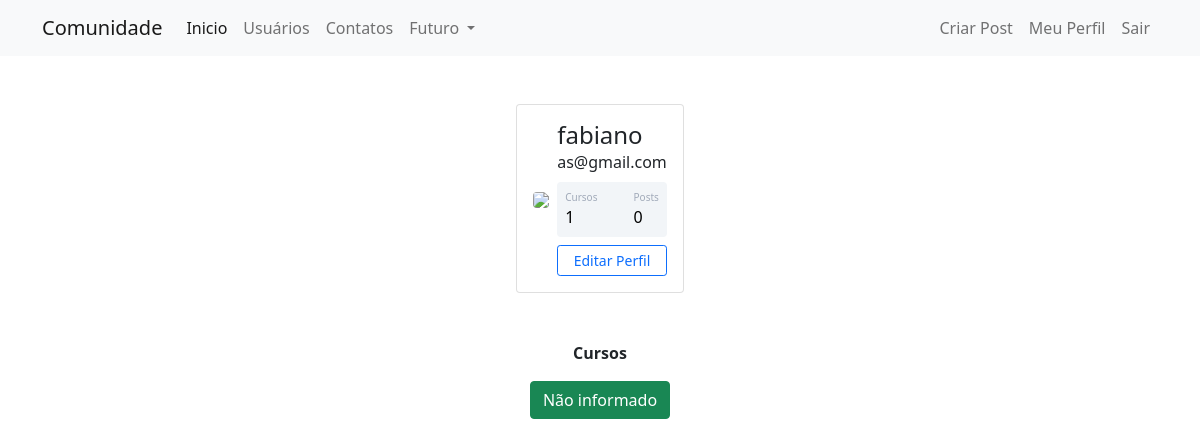
The page /perfil (signed in) on the database its author committed.
### comunidade/models.py (models this page shows)
class Usuario(database.Model, UserMixin):
    id = database.Column(database.Integer, primary_key=True)
    username = database.Column(database.String, nullable=False)
    email = database.Column(database.String, nullable=False, unique=True)
    senha = database.Column(database.String, nullable=False)
    foto_perfil = database.Column(database.String, default='default.jpg')
    posts = database.relationship('Post', backref='autor', lazy=True)
    cursos = database.Column(database.String, nullable=False, default='Não Informado')

### comunidade/routes.py (the view)
@app.route('/perfil')
@login_required
def perfil():
    foto_perfil = url_for('static', filename='fotos_perfil/{}'.format(current_user.foto_perfil))
    return render_template('perfil.html', foto_perfil=foto_perfil)

### comunidade/models.py (called while the page is built)
@login_manager.user_loader
def load_usuario(id_usuario):
    return Usuario.query.get(int(id_usuario))

### comunidade/templates/perfil.html (shortened to what this page needs)
{% extends 'base.html' %}
{% block body %}
    <div class="container mt-5 d-flex justify-content-center">
        <div class="card p-3">
            <div class="d-flex align-items-center">
                <div class="image me-2">
                    <img src="{{ foto_perfil }}" class="rounded" width="200">
                </div>
                <div class="ml-3 w-100">
                   <h4 class="mb-0 mt-0">{{ current_user.username }}</h4>
                   <span>{{ current_user.email }}</span>
                   <div class="p-2 mt-2 bg-primary d-flex justify-content-between rounded text-white stats">
                        {% if 'Não Informado' in current_user.cursos or current_user.cursos == '' %}
                            <div class="d-flex flex-column">
                                <span class="articles">Cursos</span>
                                <span class="number1">0</span>
                            </div>
                        {% else %}
                            <div class="d-flex flex-column">
                                <span class="articles">Cursos</span>
                                <span class="number1">{{ current_user.cursos.count(';') + 1 }}</span>
                            </div>
                        {% endif %}
                        <div class="d-flex flex-column">
                            <span class="rating">Posts</span>
                            <span class="number3">0</span>
                        </div>
                   </div>
                   <div class="button mt-2 d-flex flex-row align-items-center">
                        <a class="w-100" href="{{ url_for('editar_perfil') }}">
                            <button class="btn btn-sm btn-outline-primary w-100">Editar Perfil</button>
                        </a>
                   </div>
                </div>
            </div>
        </div>
    </div>
    <section class="row justify-content-center">
        <article class="col-4 mt-5 text-center">
            <strong>Cursos</strong><br>
            {% for curso in current_user.cursos.split(';') %}
                <button type="button" class="btn btn-success mt-3" disable>{{ curso }}</button>
            {% endfor %}
        </article>
    </section>
{% endblock %}

### comunidade/templates/base.html (shortened to what this page needs)
<!DOCTYPE html>
<html lang="pt-br">
    <head>
        <link href="https://cdn.jsdelivr.net/npm/bootstrap@5.0.2/dist/css/bootstrap.min.css" rel="stylesheet">
        <link rel="stylesheet" href="https://cdn.jsdelivr.net/npm/bootstrap-icons@1.9.1/font/bootstrap-icons.css">
        <link rel="stylesheet" type="text/css" href="{{ url_for('static', filename='main.css') }}">
    </head>
    <body>
        {% include 'navbar.html' %}
        {% block body %}
        {% endblock %}
    </body>
</html>

### comunidade/templates/navbar.html (shortened to what this page needs)
<nav class="navbar navbar-expand-lg navbar-light bg-light">
  <section class="container-fluid container">
    <a class="navbar-brand" href="{{ url_for('home') }}">Comunidade</a>
    <article class="collapse navbar-collapse" id="navbarSupportedContent">
      <ul class="navbar-nav me-auto mb-2 mb-lg-0">
        <li class="nav-item">
          <a class="nav-link active" aria-current="page" href="{{ url_for('home') }}">Inicio</a>
        </li>
        <li class="nav-item">
          <a class="nav-link" href="{{ url_for('usuarios') }}">Usuários</a>
        </li>
        <li class="nav-item">
          <a class="nav-link" href="{{ url_for('contato') }}">Contatos</a>
        </li>
        <li class="nav-item dropdown">
          <a class="nav-link dropdown-toggle" href="#" id="navbarDropdown" role="button" data-bs-toggle="dropdown" aria-expanded="false">
            Futuro
          </a>
        </li>
      </ul>
      <ul class="d-flex navbar-nav">
        {% if current_user.is_authenticated %}
          <li class="nav-item">
            <a class="nav-link" href="{{ url_for('criar_post') }}">Criar Post</a>
          </li>
          <li class="nav-item">
            <a class="nav-link" href="{{ url_for('perfil') }}">Meu Perfil</a>
          </li>
          <li class="nav-item">
            <a class="nav-link" href="{{ url_for('sair') }}">Sair</a>
          </li>
        {% endif %}
      </ul>
    </article>
  </section>
</nav>

### comunidade/static/main.css (style rules this page uses)
.stats { background: #f2f5f8 !important; color: #000 !important; }
.articles,.followers,.rating { font-size:10px; color: #a1aab9; }
.number1,.number2,.number3 { font-weight:500; }

### rows shown on the page
Usuario: username "fabiano", email "as@gmail.com", cursos "1", cursos "Não informado"
